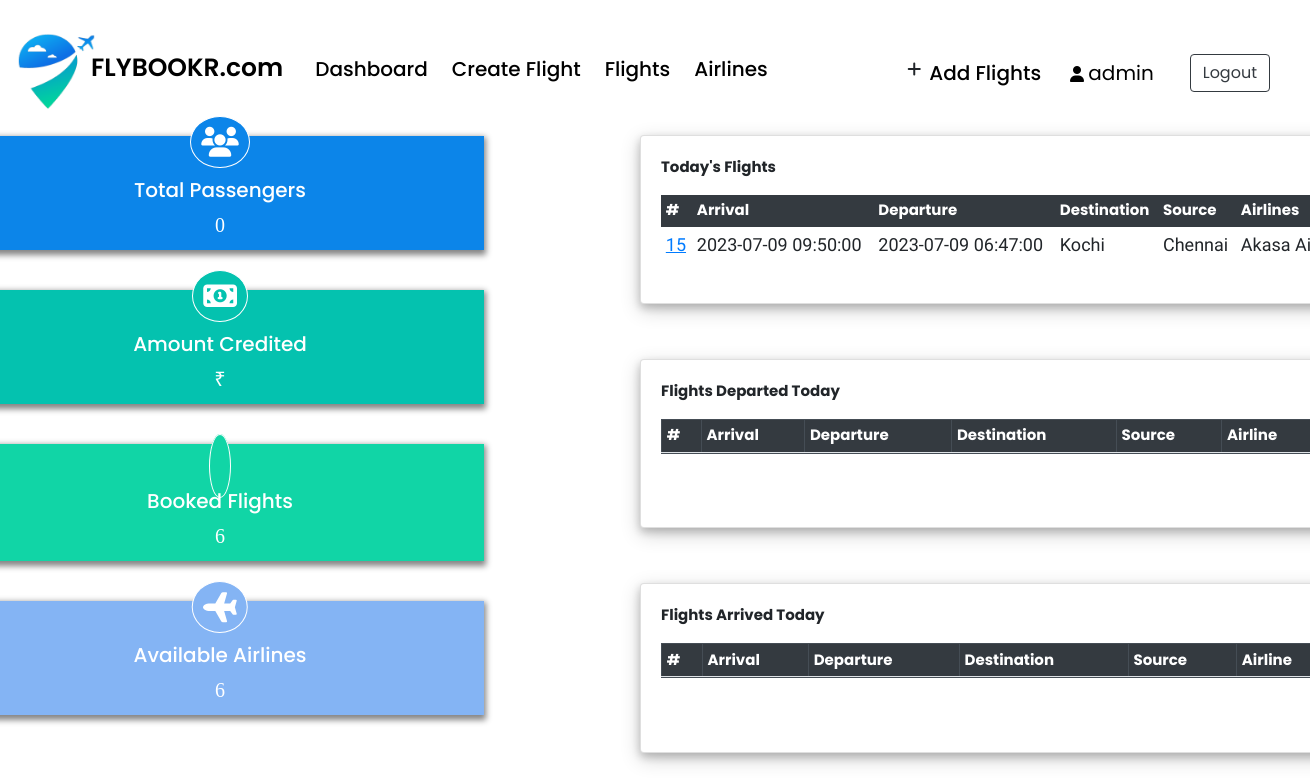
The app's page /admin/index.php?login=success (signed in) with its own data.
### tables this page shows
CREATE TABLE IF NOT EXISTS `flight` (
  `flight_id` int NOT NULL AUTO_INCREMENT,
  `admin_id` int NOT NULL,
  `arrival` datetime NOT NULL,
  `departure` datetime NOT NULL,
  `Destination` varchar(20) NOT NULL,
  `source` varchar(20) NOT NULL,
  `airline` varchar(20) NOT NULL,
  `Seats` varchar(110) NOT NULL,
  `duration` varchar(20) NOT NULL,
  `Price` int NOT NULL,
  `status` varchar(6) DEFAULT NULL,
  `issue` varchar(50) DEFAULT NULL,
  `flight_img` longblob NOT NULL,
  `bus_seats` int NOT NULL,
  `last_seat` varchar(200) NOT NULL,
  PRIMARY KEY (`flight_id`),
  KEY `admin_id` (`admin_id`)
);

### admin/index.php (the view, shortened to what this page needs)
<?php include_once 'header.php';
require '../helpers/init_conn_db.php'; ?>
<link rel="stylesheet" href="../assets/css/admin.css">
<main>
  <?php if (isset($_SESSION['adminId'])) { ?>
    <div class="container">
      <div class="main-section">
        <div class="dashbord dashbord-1">
          <div class="icon-section">
            <i class="fa fa-users" aria-hidden="true"></i><br>
            <h5>Total Passengers</h5>
            <p><?php include 'psngrcnt.php'; ?></p>
          </div>
        </div>
        <div class="dashbord dashbord-2">
          <div class="icon-section">
            <i class="fa fa-money" aria-hidden="true"></i><br>
            <h5>Amount Credited</h5>
            <p>₹ <?php include 'amtcnt.php'; ?></p>
          </div>
        </div>
        <div class="dashbord dashbord-3">
          <div class="icon-section">
            <ion-icon name="ticket-outline" aria-hidden="true"></ion-icon><br>
            <h5>Booked Flights</h5>
            <p><?php include 'flightscnt.php'; ?></p>
          </div>
        </div>
        <div class="dashbord dashbord-4">
          <div class="icon-section">
            <i class="fa fa-plane fa-rotate-180" aria-hidden="true"></i><br>
            <h5>Available Airlines</h5>
            <p><?php include 'airlcnt.php'; ?></p>
          </div>
        </div>
      </div>
      <div class="tables">
        <div class="card mt-4" id="flight">
          <div class="card-body">
            <p class="heading-table">Today's Flights</p>
            <table class="table-sm table table-hover table-borderless">
              <thead class="thead-dark">
                <tr>
                  <th scope="col">#</th>
                  <th scope="col">Arrival</th>
                  <th scope="col">Departure</th>
                  <th scope="col">Destination</th>
                  <th scope="col">Source</th>
                  <th scope="col">Airlines</th>
                </tr>
              </thead>
              <tbody>
                <?php
                $curr_date = (string)date('y-m-d');
                $curr_date = '20' . $curr_date;
                $sql = "SELECT * FROM Flight WHERE DATE(departure)=?";
                $stmt = mysqli_stmt_init($conn);
                mysqli_stmt_prepare($stmt, $sql);
                mysqli_stmt_bind_param($stmt, 's', $curr_date);
                mysqli_stmt_execute($stmt);
                $result = mysqli_stmt_get_result($stmt);
                while ($row = mysqli_fetch_assoc($result)) {
                  if ($row['status'] == '') {
                    echo '
                <td scope="row">
                  <a href="pass_list.php?flight_id=' . $row['flight_id'] . '" style="text-decoration:underline;">
                  ' . $row['flight_id'] . ' </a> </td>
                <td>' . $row['arrival'] . '</td>
                <td>' . $row['departure'] . '</td>
                <td>' . $row['Destination'] . '</td>
                <td>' . $row['source'] . '</td>
                <td>' . $row['airline'] . '</td>
                <th class="options">
                  <div class="dropdown">
                    <a class="text-reset text-decoration-none" href="#"
                      id="dropdownMenuButton" data-toggle="dropdown"
                        aria-haspopup="true" aria-expanded="false">
                      <i class="fa fa-ellipsis-v"></i> </td>
                    </a>
                    <div class="dropdown-menu">
                      <form class="px-4 py-3"  action="../includes/admin/admin.inc.php" method="post">
                        <input type="hidden" type="number" name="flight_id"
                          value=' . $row['flight_id'] . '>
                        <div class="form-group">
                          <label for="exampleDropdownFormEmail1">Enter time in min.
                          </label>
                          <input type="number" class="form-control" name="issue"
                            placeholder="Eg. 120">
                        </div>
                        <button type="submit" name="issue_but"
                          class="btn btn-danger btn-sm">Submit issue</button>
                        <div class="dropdown-divider"></div>
                        <button type="submit" name="dep_but"
                          class="btn btn-primary btn-sm">Departed</button>
                      </form>
                    </div>
                  </div>
                </th>
              </tr> ';
                  }
                } ?>
              </tbody>
            </table>
          </div>
        </div>
        <div class="card" id="dep">
          <div class="card-body">
            <p class="heading-table">Flights Departed Today</p>
            <table class="table-sm table table-hover table-bordered">
              <thead class="thead-dark">
                <tr>
                  <th scope="col">#</th>
                  <th scope="col">Arrival</th>
                  <th scope="col">Departure</th>
                  <th scope="col">Destination</th>
                  <th scope="col">Source</th>
                  <th scope="col">Airline</th>
                </tr>
              </thead>
            </table>
          </div>
        </div>
        <div class="card mb-4" id="arr">
          <div class="card-body">
            <p class="heading-table">Flights Arrived Today</p>
            <table class="table-sm table table-hover table-bordered">
              <thead class="thead-dark">
                <tr>
                  <th scope="col">#</th>
                  <th scope="col">Arrival</th>
                  <th scope="col">Departure</th>
                  <th scope="col">Destination</th>
                  <th scope="col">Source</th>
                  <th scope="col">Airline</th>
                </tr>
              </thead>
            </table>
          </div>
        </div>
      </div>
    </div>
  <?php } ?>
</main>
<?php include_once 'footer.php'; ?>

### assets/css/admin.css (style rules this page uses)
.card { margin-top: 55px !important; height: 55vh; box-shadow: 0 4px 8px 0 rgba(0, 0, 0, 0.2), 0 6px 20px 0 rgba(0, 0, 0, 0.19); }
.card-body { overflow-y: scroll; }
th { color: #3c3c3c; font-size: 20px; font-weight: bold; }
td { margin-top: 10px !important; font-size: 17px; font-family: "Assistant", sans-serif !important; }

### admin/header.php (style rules this page uses)
body { font-family: "Poppins", sans-serif; }

### admin/index.php (style rules this page uses)
body { background-color: #ffffff; }
td { font-size: 18px !important; }
p { font-size: 35px; font-weight: 100; font-family: 'product sans'; }
.main-section { width: 100%; text-align: center; padding: 0px 5px; margin-left: -450px; margin-top: -30px; }
.dashbord { width: 48%; display: inline-block; color: #fff; margin-top: 40px; margin-left: 30px; -webkit-box-shadow: 0px 3px 6px 2px rgba(133, 133, 133, 1); -moz-box-shadow: 0px 3px 6px 2px rgba(133, 133, 133, 1); box-shadow: 0px 3px 6px 2px rgba(133, 133, 133, 1); }
.icon-section i, .icon-section ion-icon { font-size: 30px; padding: 10px; border: 1px solid #fff; border-radius: 50%; margin-top: -25px; margin-bottom: 10px; background-color: #34495E; }
.icon-section p { margin: 0px; font-size: 20px; padding-bottom: 10px; }
.dashbord-1, .dashbord-2, .dashbord-3, .dashbord-4 { height: 30%; }
.dashbord-2 .icon-section, .dashbord-2 .icon-section i { background-color: #04c2af; }
.dashbord-1 .icon-section, .dashbord-1 .icon-section i { background-color: #0c85e9; }
.dashbord-4 .icon-section, .dashbord-4 .icon-section i { background-color: rgb(132, 180, 244); }
.dashbord-3 .icon-section, .icon-section ion-icon { background-color: #11d5a6; }
.tables { position: absolute; bottom: 0px; top: 80px; left: 640px; width: 55%; }
.card { height: 23.5%; }
.heading-table { font-size: 15px; font-weight: bold; font-family: "poppins",sans-serif; }
th { font-size: 15px; }

### records on screen
flight: flight_id "15", arrival "2023-07-09 09:50:00", departure "2023-07-09 06:47:00", Destination "Kochi", source "Chennai", airline "Akasa…"

### other values on screen
$_SESSION['adminUname'] "admin"
$query->num_rows "0"
$query->num_rows "6"
